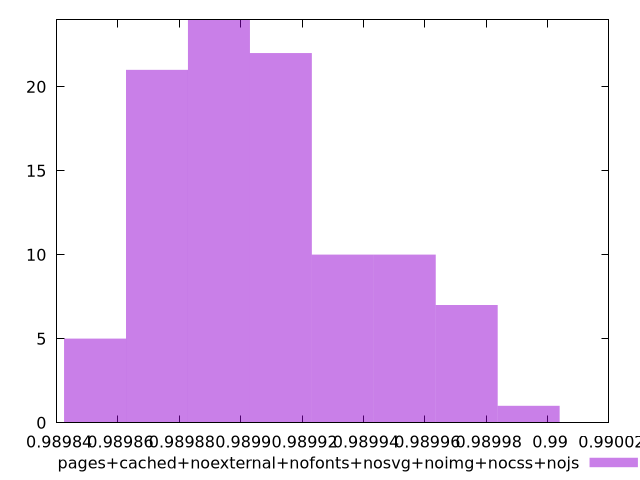

Generate this figure with gnuplot:
$_pagesCachedNoexternalNofontsNosvgNoimgNocssNojs <<EOF
0.9898727143457529 21
0.989953470838867 10
0.98991309259231 22
0.9899736599621455 7
0.9898929034690315 24
0.9898525252224744 5
0.9899332817155885 10
0.989993849085424 1
EOF
set key outside below
set terminal pngcairo
set output "report_00006_2020-11-02T20-21-41.718Z/first-meaningful-paint/pages+cached+noexternal+nofonts+nosvg+noimg+nocss+nojs//hist.png"
set yrange [0:24]
set boxwidth 0.000020189123278518313
set style fill transparent solid 0.5 noborder
plot $_pagesCachedNoexternalNofontsNosvgNoimgNocssNojs title "pages+cached+noexternal+nofonts+nosvg+noimg+nocss+nojs" with boxes ,
